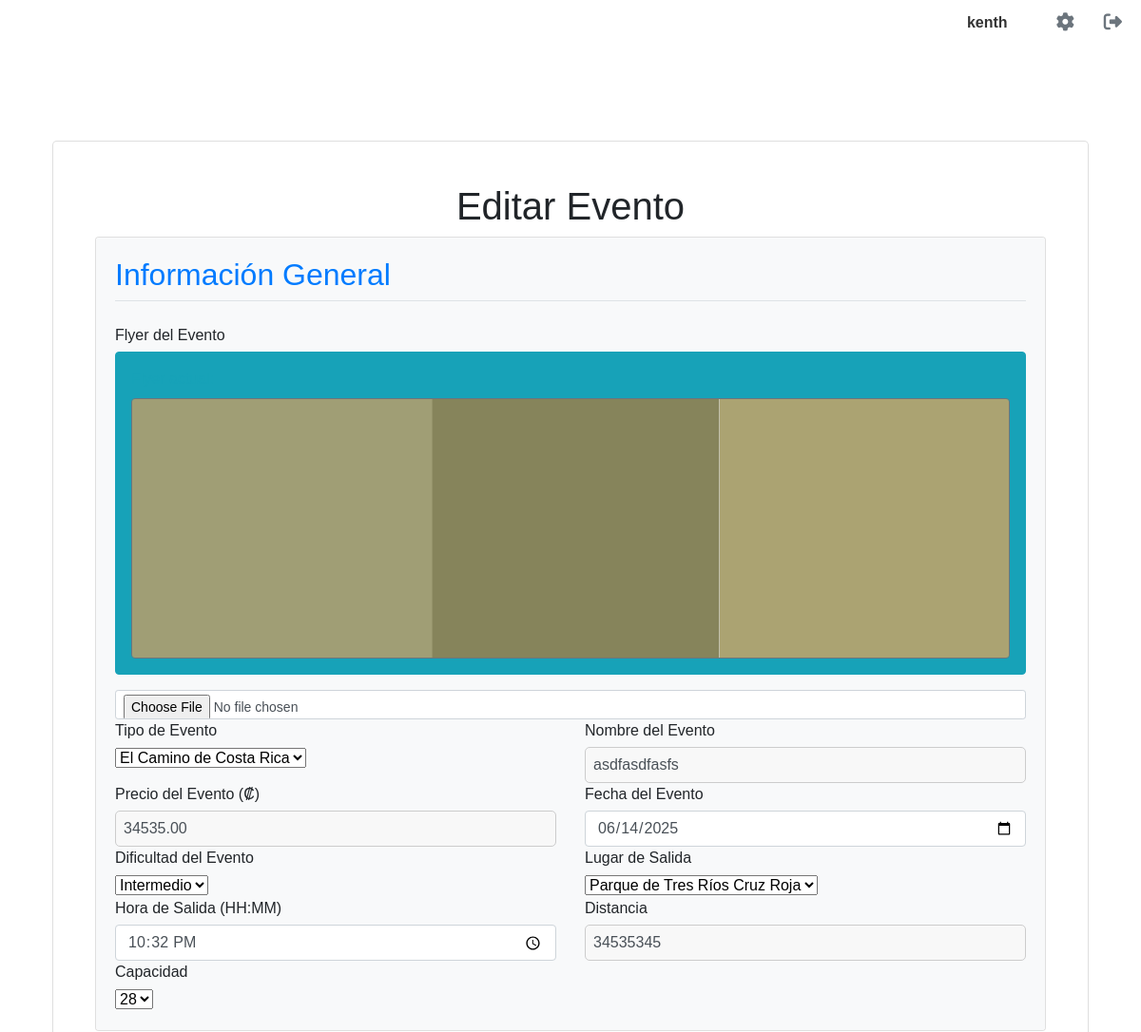
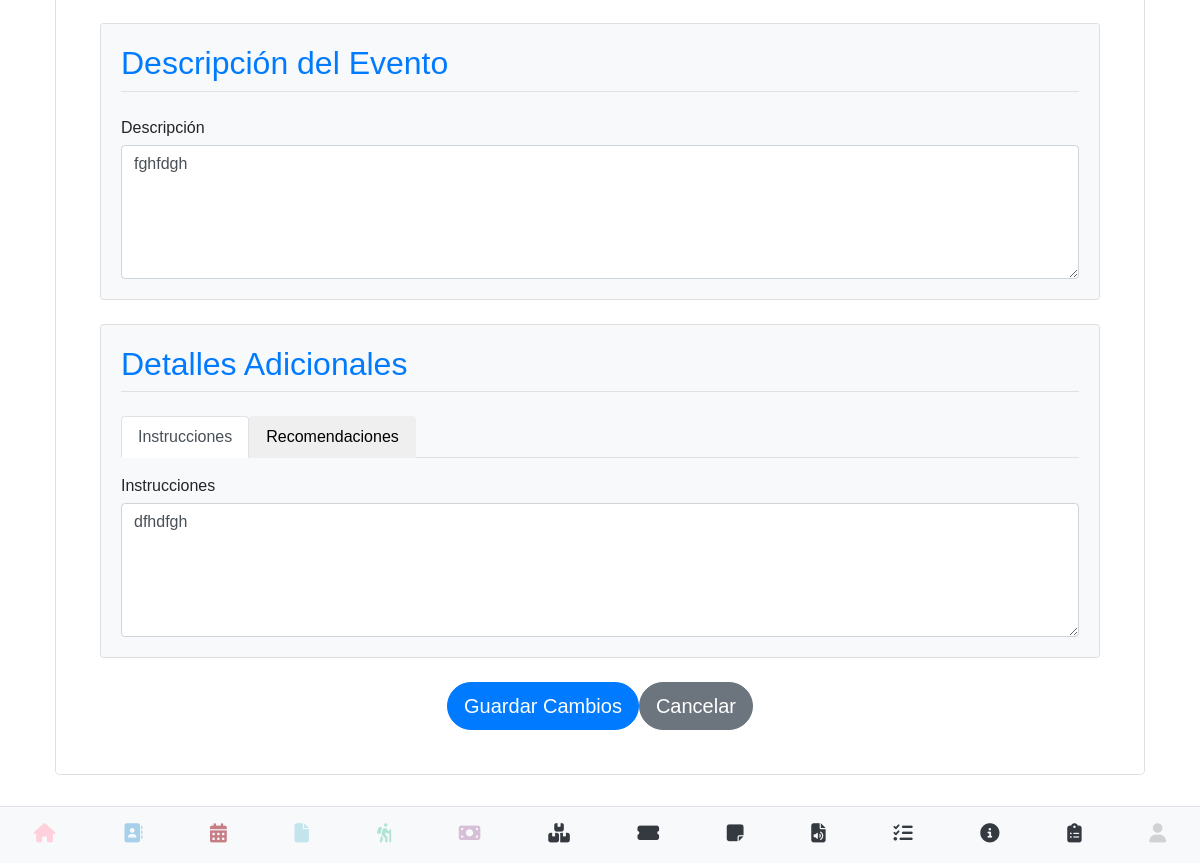
The app's page /editar_evento/2 (signed in) with its own data (2 pictures, top to bottom).
### models.py (models this page shows, shortened)
class User(UserMixin, db.Model):
    __tablename__ = 'users' # Nombre de la tabla es 'users'
    id = db.Column(db.Integer, primary_key=True)
    username = db.Column(db.String(80), unique=True, nullable=False)
    email = db.Column(db.String(120), unique=True, nullable=False)
    cedula = db.Column(db.String(20), unique=True, nullable=False)
    telefono = db.Column(db.String(20), nullable=False)
    password_hash = db.Column(db.String(128))
    image_filename = db.Column(db.String(255), nullable=True)
    @property
    def is_authenticated(self):
        return True

class Evento(db.Model):
    __tablename__ = 'eventos'
    id = db.Column(db.Integer, primary_key=True)
    usuario_id = db.Column(db.Integer, db.ForeignKey('users.id'), nullable=False)
    flyer_filename = db.Column(db.String(255), nullable=True)
    tipo_evento = db.Column(db.String(100), nullable=False)
    nombre_evento = db.Column(db.String(255), nullable=False)
    precio_evento = db.Column(db.Numeric(10, 2), nullable=False)
    fecha_evento = db.Column(db.Date, nullable=False)
    dificultad_evento = db.Column(db.String(100), nullable=False)
    incluye = db.Column(db.Text, nullable=True)
    lugar_salida = db.Column(db.String(255), nullable=False)
    hora_salida = db.Column(db.Time, nullable=False)
    distancia = db.Column(db.String(50), nullable=True)
    capacidad = db.Column(db.Integer, nullable=False)
    descripcion = db.Column(db.Text, nullable=True)
    instrucciones = db.Column(db.Text, nullable=True)
    recomendaciones = db.Column(db.Text, nullable=True)
    fecha_creacion = db.Column(db.DateTime, default=datetime.utcnow)
    usuario = db.relationship('User', backref=db.backref('eventos', lazy=True))

### app.py (the view, shortened to what this page needs)
@app.route('/editar_evento/<int:id>', methods=['GET', 'POST'])
@login_required
def editar_evento(id):
    evento = Evento.query.filter_by(id=id, usuario_id=current_user.id).first_or_404()
    form = EditarEventoForm(obj=evento)
    if request.method == 'GET':
        form.fecha_evento.data = evento.fecha_evento.strftime('%Y-%m-%d') if evento.fecha_evento else ''
        form.hora_salida.data = evento.hora_salida.strftime('%H:%M') if evento.hora_salida else ''
        form.precio_evento.data = str(evento.precio_evento)
    return render_template('editar_evento.html', form=form, evento=evento)

### app.py (called while the page is built)
@login_manager.user_loader
def load_user(user_id):
    return User.query.get(int(user_id))

### templates/editar_evento.html (shortened to what this page needs)
{% extends "base.html" %}
{% block content %}
<div class="container my-5">
    <div class="card rounded-lg p-4">
        <div class="card-body">
            <h1 class="text-4xl font-extrabold text-center mb-8 text-gray-900">Editar Evento</h1>
            <form method="POST" enctype="multipart/form-data" class="space-y-8 p-8 bg-white rounded-lg">
                <div class="card mb-4">
                    <div class="card-body bg-light rounded">
                        <h2 class="card-title text-primary mb-4 border-bottom pb-2">Información General</h2>
                        <div class="row g-3">
                            <div class="col-12">
                                <label for="flyer" class="form-label">Flyer del Evento</label>
                                {% if evento.flyer_filename %}
                                <div class="mb-3 p-3 bg-info bg-opacity-10 rounded border border-info">
                                    <p class="text-sm text-info mb-2">Flyer actual:</p>
                                    <div class="w-100 d-flex align-items-center justify-content-center overflow-hidden border border-secondary rounded" style="max-height: 300px;">
                                        {% set file_extension = evento.flyer_filename.split('.')[-1] %}
                                        {% if file_extension in ['png', 'jpg', 'jpeg', 'gif'] %}
                                            <img src="{{ url_for('static', filename='uploads/' + evento.flyer_filename) }}" alt="Flyer actual" class="img-fluid object-fit-contain">
                                        {% elif file_extension == 'pdf' %}
                                            <div class="d-flex flex-column align-items-center justify-content-center text-primary">
                                                <i class="fas fa-file-pdf text-5xl mb-2"></i>
                                                <a href="{{ url_for('static', filename='uploads/' + evento.flyer_filename) }}" target="_blank" class="text-decoration-none text-sm">Ver PDF actual</a>
                                            </div>
                                        {% else %}
                                            <span class="text-danger text-center">Tipo de archivo no reconocido.</span>
                                        {% endif %}
                                    </div>
                                </div>
                                {% else %}
                                <p class="text-sm text-muted mb-3 p-3 bg-light rounded border border-secondary">No hay flyer cargado actualmente.</p>
                                {% endif %}
                                {{ form.flyer(class="form-control form-control-sm") }}
                            </div>
                            <div class="col-md-6">
                                <label for="tipo_evento" class="form-label">Tipo de Evento</label>
                                {{ form.tipo_evento(class="form-select") }}
                            </div>
                            <div class="col-md-6">
                                <label for="nombre_evento" class="form-label">Nombre del Evento</label>
                                {{ form.nombre_evento(class="form-control", placeholder="Nombre del Evento") }}
                            </div>
                            <div class="col-md-6">
                                <label for="precio_evento" class="form-label">Precio del Evento (₡)</label>
                                {{ form.precio_evento(class="form-control", placeholder="Ej: 25000") }}
                            </div>
                            <div class="col-md-6">
                                <label for="fecha_evento" class="form-label">Fecha del Evento</label>
                                {{ form.fecha_evento(class="form-control", type="date") }}
                            </div>
                            <div class="col-md-6">
                                <label for="dificultad_evento" class="form-label">Dificultad del Evento</label>
                                {{ form.dificultad_evento(class="form-select") }}
                            </div>
                            <div class="col-md-6">
                                <label for="lugar_salida" class="form-label">Lugar de Salida</label>
                                {{ form.lugar_salida(class="form-select") }}
                            </div>
                            <div class="col-md-6">
                                <label for="hora_salida" class="form-label">Hora de Salida (HH:MM)</label>
                                {{ form.hora_salida(class="form-control", type="time") }}
                            </div>
                            <div class="col-md-6">
                                <label for="distancia" class="form-label">Distancia</label>
                                {{ form.distancia(class="form-control", placeholder="Ej: 10 km") }}
                            </div>
                            <div class="col-md-6">
                                <label for="capacidad" class="form-label">Capacidad</label>
                                {{ form.capacidad(class="form-select") }}
                            </div>
                        </div>
                    </div>
                </div>
                <div class="card mb-4">
                    <div class="card-body bg-light rounded">
                        <h2 class="card-title text-primary mb-4 border-bottom pb-2">Descripción del Evento</h2>
                        <div>
                            <label for="descripcion" class="visually-hidden">Descripción</label>
                            {{ form.descripcion(class="form-control", rows="5", placeholder="Descripción detallada del evento") }}
                        </div>
                    </div>
                </div>
                <div class="card">
                    <div class="card-body bg-light rounded">
                        <h2 class="card-title text-primary mb-4 border-bottom pb-2">Detalles Adicionales</h2>
                        <ul class="nav nav-tabs mb-3" id="myTab" role="tablist">
                            <li class="nav-item" role="presentation">
                                <button class="nav-link active" id="instrucciones-tab" data-bs-toggle="tab" data-bs-target="#tab-content-instrucciones" type="button" role="tab" aria-controls="instrucciones" aria-selected="true">Instrucciones</button>
                            </li>
                            <li class="nav-item" role="presentation">
                                <button class="nav-link" id="recomendaciones-tab" data-bs-toggle="tab" data-bs-target="#tab-content-recomendaciones" type="button" role="tab" aria-controls="recomendaciones" aria-selected="false">Recomendaciones</button>
                            </li>
                        </ul>
                        <div class="tab-content" id="myTabContent">
                            <div class="tab-pane fade show active" id="tab-content-instrucciones" role="tabpanel" aria-labelledby="instrucciones-tab">
                                <label for="instrucciones" class="visually-hidden">Instrucciones</label>
                                {{ form.instrucciones(class="form-control", rows="5", placeholder="Instrucciones para los participantes (uno por línea)") }}
                            </div>
                        </div>
                    </div>
                </div>
                <div class="d-flex justify-content-center space-x-4 mt-4">
                    <button type="submit" class="btn btn-primary btn-lg rounded-pill me-2">Guardar Cambios</button>
                    <a href="{{ url_for('ver_eventos') }}" class="btn btn-secondary btn-lg rounded-pill">Cancelar</a>
                </div>
            </form>
        </div>
    </div>
</div>
{% endblock %}

### templates/base.html (shortened to what this page needs)
<!DOCTYPE html>
<html lang="es">
<head>
    <link rel="stylesheet" type="text/css" href="{{ url_for('static', filename='css/main.css') }}">
    <link rel="stylesheet" href="https://cdn.jsdelivr.net/npm/sweetalert2@11/dist/sweetalert2.min.css">
</head>
<body>
    <div class="contactos-container">
    {% if current_user.is_authenticated %}
        <div class="top-right">
            <span class="username-display">{{ current_user.username }}</span>
            <a href="{{ url_for('perfil') }}" class="gear-icon"><i class="fas fa-cog"></i></a>
            <a href="{{ url_for('logout') }}" class="logout-icon"><i class="fas fa-sign-out-alt"></i></a>
        </div>
    {% endif %}
</div>
<div class="container-block">
    {% block content %}
    {% endblock %}
</div>
{% include "navbar.html" %}
</body>
</html>

### static/css/base.css (style rules this page uses)
body { font-family: sans-serif; margin: 0; }
.container-block { margin-top:80px; padding: 20px; }
.top-right { position: absolute; top: 10px; right: 20px; display: flex; align-items: center; }
.gear-icon, .logout-icon { font-size: 24px; text-decoration: none; color: #333; margin-left: 15px; }
.username-display { margin-right: 20px; font-weight: bold; color: #333; }
label { display: block; margin-bottom: 5px; }
input[type="text"], input[type="password"] { width: 100%; padding: 8px; box-sizing: border-box; border-radius: 5px; background-color: #f8f8f8; border: 1px solid #ccc; }

### static/css/forms.css (style rules this page uses)
label { display: block; margin-bottom: 5px; }

### static/css/perfil.css (style rules this page uses)
body { font-family: sans-serif; margin: 20px; }

### static/css/listar_contacto.css (style rules this page uses)
.contactos-container { font-family: Arial, sans-serif; color: #333; }
.contactos-container .top-right { display: flex; justify-content: flex-end; align-items: center; gap: 1rem; padding-bottom: 1rem; }
.contactos-container .username-display { font-weight: bold; }
.contactos-container .gear-icon, .contactos-container .logout-icon { color: #6c757d; font-size: 1.2rem; text-decoration: none; }

### records on screen
User: username "kenth"
Evento: flyer_filename (picture), tipo_evento "El Camino de Costa Rica", nombre_evento "asdfasdfasfs", precio_evento "34535.00", fecha_evento "06/14/2025", dificultad_evento "Intermedio", lugar_salida "Parque de Tres Ríos Cruz Roja", hora_salida "22:32", distancia "34535345", capacidad "28", descripcion "fghfdgh", instrucciones "dfhdfgh"
